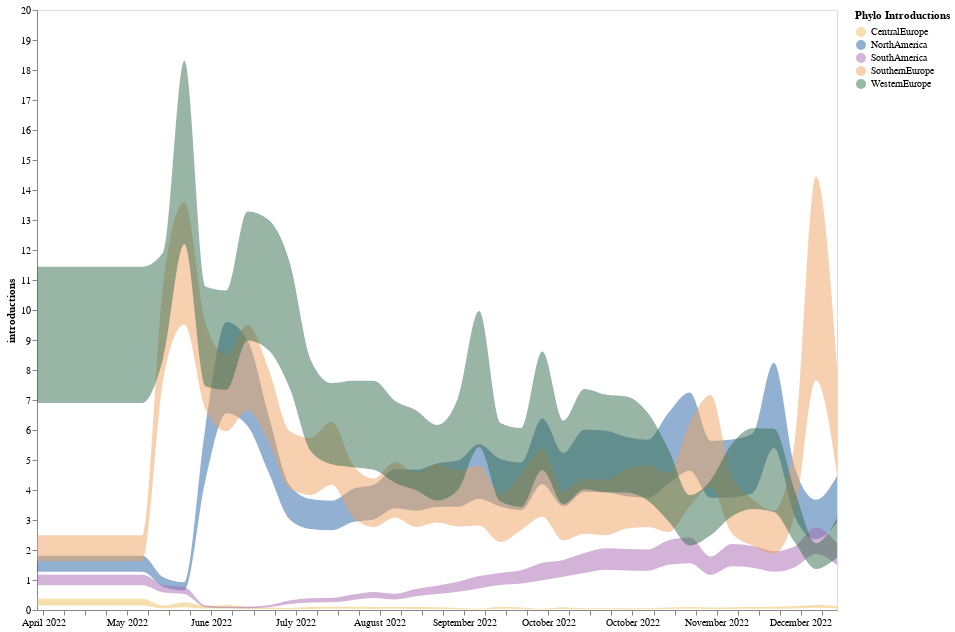

Notebook cell for this chart:
### Code cell
south_mrb_plot

### Figure 1 — Vega-Lite specification as saved in the notebook (floating-point values rounded to 4 significant figures; data arrays with more than 128 entries replaced by an {"elided": "..."} marker saying what was removed)
{"config": {"view": {"continuousWidth": 400, "continuousHeight": 300}}, "data": {"name": "data-692456602fb393c8a92ee0f5fb4a303e"}, "mark": {"type": "area", "color": "orange", "interpolate": "monotone", "opacity": 0.5}, "encoding": {"color": {"field": "deme", "legend": {"title": "Phylo Introductions"}, "scale": {"range": ["#EEC060", "#2664A5", "#A76BB1", "#EEA160", "#356D4C"]}, "type": "nominal"}, "x": {"axis": {"format": "%B %Y", "grid": false, "title": null}, "field": "date", "type": "temporal"}, "y": {"axis": {"grid": false, "title": "introductions"}, "field": "upper_hpd_log_50", "type": "quantitative"}, "y2": {"field": "lower_hpd_log_50"}}, "height": 600, "width": 800, "$schema": "https://vega.github.io/schema/vega-lite/v4.17.0.json", "datasets": {"data-692456602fb393c8a92ee0f5fb4a303e": {"elided": "195 records"}}}
